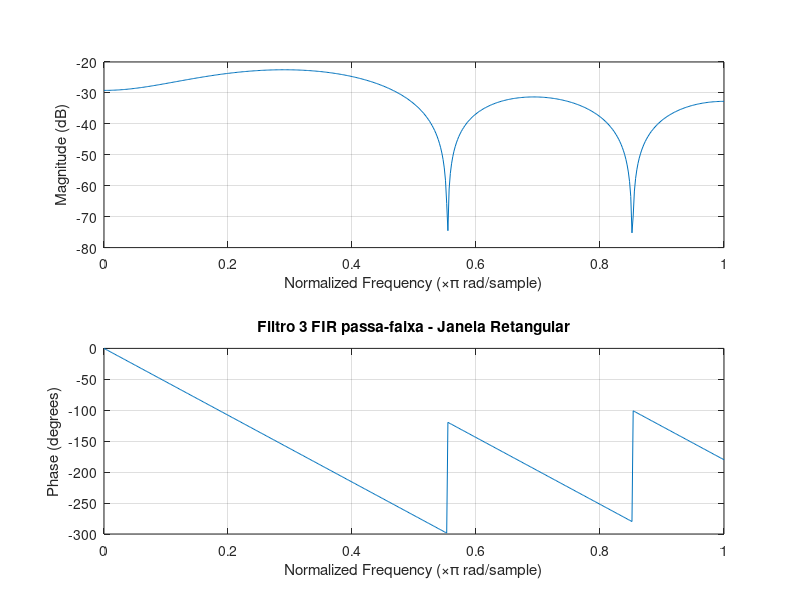
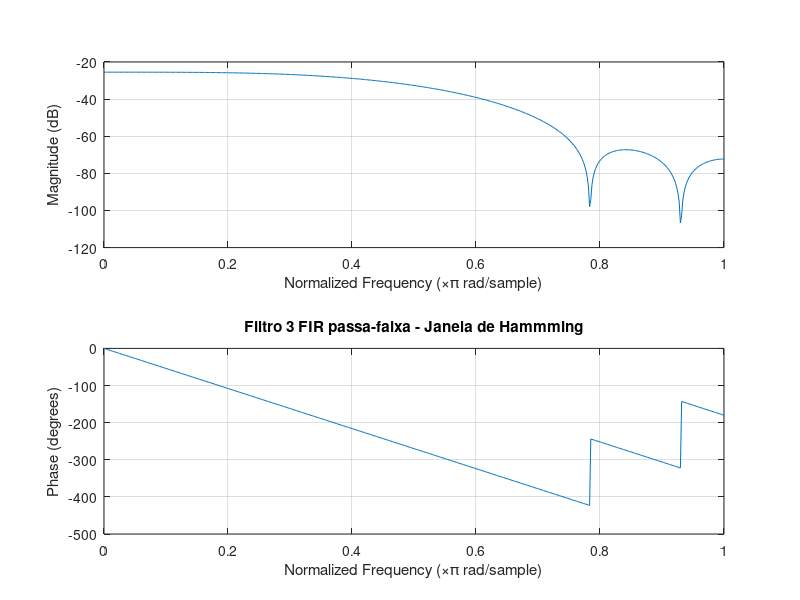
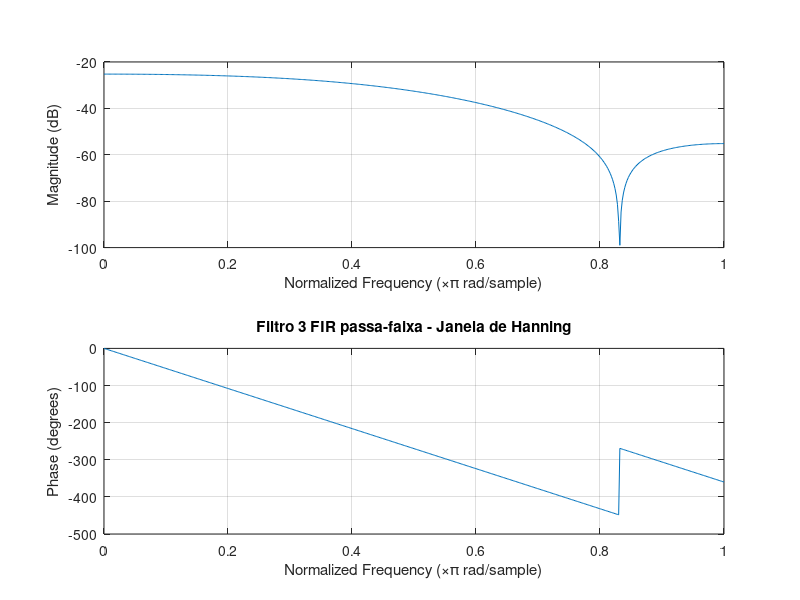
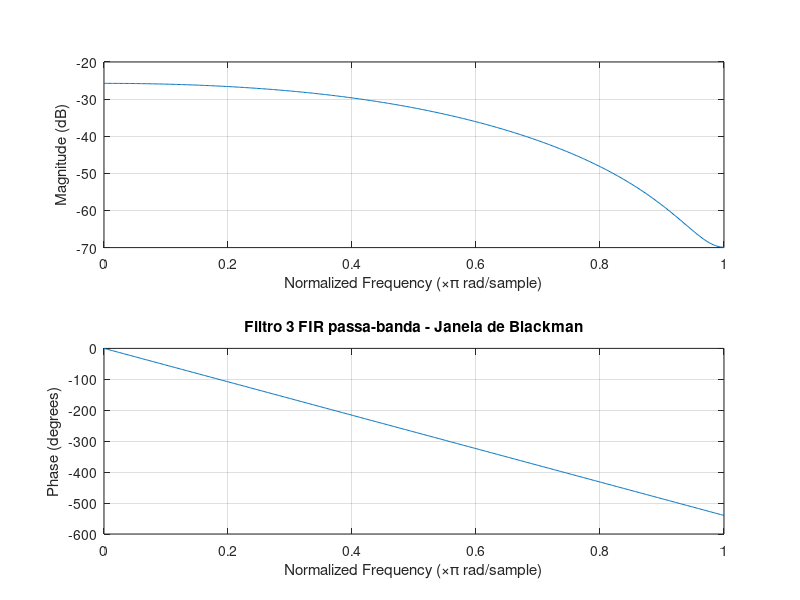

Write MATLAB code to recreate these figures, in order.
% 4. Crie um sinal de entrada composto de três componentes senoidais, nas frequências 770 Hz, 
% 852 Hz e 941 Hz, com Ωs = 8 kHz. Projete três filtros passa-faixa digitais, o primeiro com 
% frequência central em 770 Hz, o segundo em 852 Hz e o terceiro em 941 Hz. Para o primeiro 
% filtro, as extremidades das faixas de rejeição estão nas frequências 697 e 852; para o 
% segundo, em 770 e 941 Hz; para o terceiro. Em 852 e 1209 Hz. Nos três filtros, a atenuação 
% mínima na faixa de rejeição é 60 dB.

clear all; close all; clc;

%% Sinal
freq1 = 770;
freq2 = 852;
freq3 = 941;

tmin = 0;
tmax = 2;
Fs=8000;
Ts=1/Fs;
L=(tmax-tmin)/Ts;
t=0:Ts:tmax-Ts;
s = sin(2*pi*freq1*t) + sin(2*pi*freq2*t) + sin(2*pi*freq3*t);
S = fft(s);
S = abs(2*S/L);
S = fftshift(S);
freq = Fs*(-(L/2):(L/2)-1)/L;

%% Filtro 3 (passa-faixa 852 e 1209 hz)

M = 7;
Omega_c1 = 900;
Omega_c2 = 1000;
Omega_s = 8000;
wc1 = Omega_c1*2*pi/Omega_s;
wc2 = Omega_c2*2*pi/Omega_s;

%% Resposta ao impulso do filtro ideal h[n]
n = [-1*((M-1)/2):(M-1)/2];
h_n = ((sin(wc2.*n) - sin(wc1.*n))./(pi.*n)); %resposta ao impulso para n ≠ 0
h_n(((M-1)/2)+1) = (wc2 - wc1)/pi; %resposta ao impulso para n = 0
w_hamm = 0.54 + 0.46*cos(2*n.*pi/(M));%coeficientes da janela de hamming
w_hann = 0.5 + 0.5*cos(2*n.*pi/(M));%coeficientes da janela de hanning
w_black = 0.42+0.5*cos(2*n.*pi/(M))+0.08*cos(4*n.*pi/(M)); %coeficientes da janela de blackman
h_ret = h_n;
h_hamm = w_hamm.*h_n;
h_hann = w_hann.*h_n;
h_black = w_black.*h_n;
figure
freqz(h_ret,1);
title('Filtro 3 FIR passa-faixa - Janela Retangular')

figure
freqz(h_hamm,1);
title('Filtro 3 FIR passa-faixa - Janela de Hammming')

figure
freqz(h_hann,1);
title('Filtro 3 FIR passa-faixa - Janela de Hanning')

figure
freqz(h_black,1);
title('Filtro 3 FIR passa-banda - Janela de Blackman')


%% Gráficos do sinal
figure
subplot(3,1,1),plot(t,s);
title('Sinal')
xlabel('t')
ylabel('s(t)')
subplot(3,1,2),plot(freq,S)
title('Espectro de Amplitude de s(t)')
xlabel('f (Hz)')
ylabel('|S(f)|')

h_hamm = w_hamm.*h_n;
h_hann = w_hann.*h_n;
h_black = w_black.*h_n;
s_f_h_ret = filter(h_ret,1,s);
S_F_h_ret = fft(s_f_h_ret);
S_F_h_ret = abs(2*S_F_h_ret/L);
S_F_h_ret = fftshift(S_F_h_ret);
subplot(3,1,3),plot(freq,S_F_h_ret)
title('Espectro de Amplitude do sinal Filtrado 3(Rect)')
xlabel('f (Hz)')
ylabel('|S(f)|')

%% Gráficos do sinal
figure
subplot(3,1,1),plot(t,s);
title('Sinal')
xlabel('t')
ylabel('s(t)')
subplot(3,1,2),plot(freq,S)
title('Espectro de Amplitude de s(t)')
xlabel('f (Hz)')
ylabel('|S(f)|')

h_hamm = w_hamm.*h_n;
s_f_h_hamm = filter(h_hamm,1,s);
S_F_h_hamm = fft(s_f_h_hamm);
S_F_h_hamm = abs(2*S_F_h_hamm/L);
S_F_h_hamm = fftshift(S_F_h_hamm);
subplot(3,1,3),plot(freq,S_F_h_hamm)
title('Espectro de Amplitude do sinal Filtrado 3 (Hamm)')
xlabel('f (Hz)')
ylabel('|S(f)|')

%% Gráficos do sinal
figure
subplot(3,1,1),plot(t,s);
title('Sinal')
xlabel('t')
ylabel('s(t)')
subplot(3,1,2),plot(freq,S)
title('Espectro de Amplitude de s(t)')
xlabel('f (Hz)')
ylabel('|S(f)|')


h_hann = w_hann.*h_n;
s_f_h_hann = filter(h_hann,1,s);
S_F_h_hann = fft(s_f_h_hann);
S_F_h_hann = abs(2*S_F_h_hann/L);
S_F_h_hann = fftshift(S_F_h_hann);
subplot(3,1,3),plot(freq,S_F_h_hann)
title('Espectro de Amplitude do sinal Filtrado 3 (Hann)')
xlabel('f (Hz)')
ylabel('|S(f)|')

%% Gráficos do sinal
figure
subplot(3,1,1),plot(t,s);
title('Sinal')
xlabel('t')
ylabel('s(t)')
subplot(3,1,2),plot(freq,S)
title('Espectro de Amplitude de s(t)')
xlabel('f (Hz)')
ylabel('|S(f)|')

h_black = w_black.*h_n;
s_f_h_black = filter(h_black,1,s);
S_F_h_black = fft(s_f_h_black);
S_F_h_black = abs(2*S_F_h_black/L);
S_F_h_black = fftshift(S_F_h_black);
subplot(3,1,3),plot(freq,S_F_h_black)
title('Espectro de Amplitude do sinal Filtrado 3 (Blackmann)')
xlabel('f (Hz)')
ylabel('|S(f)|')